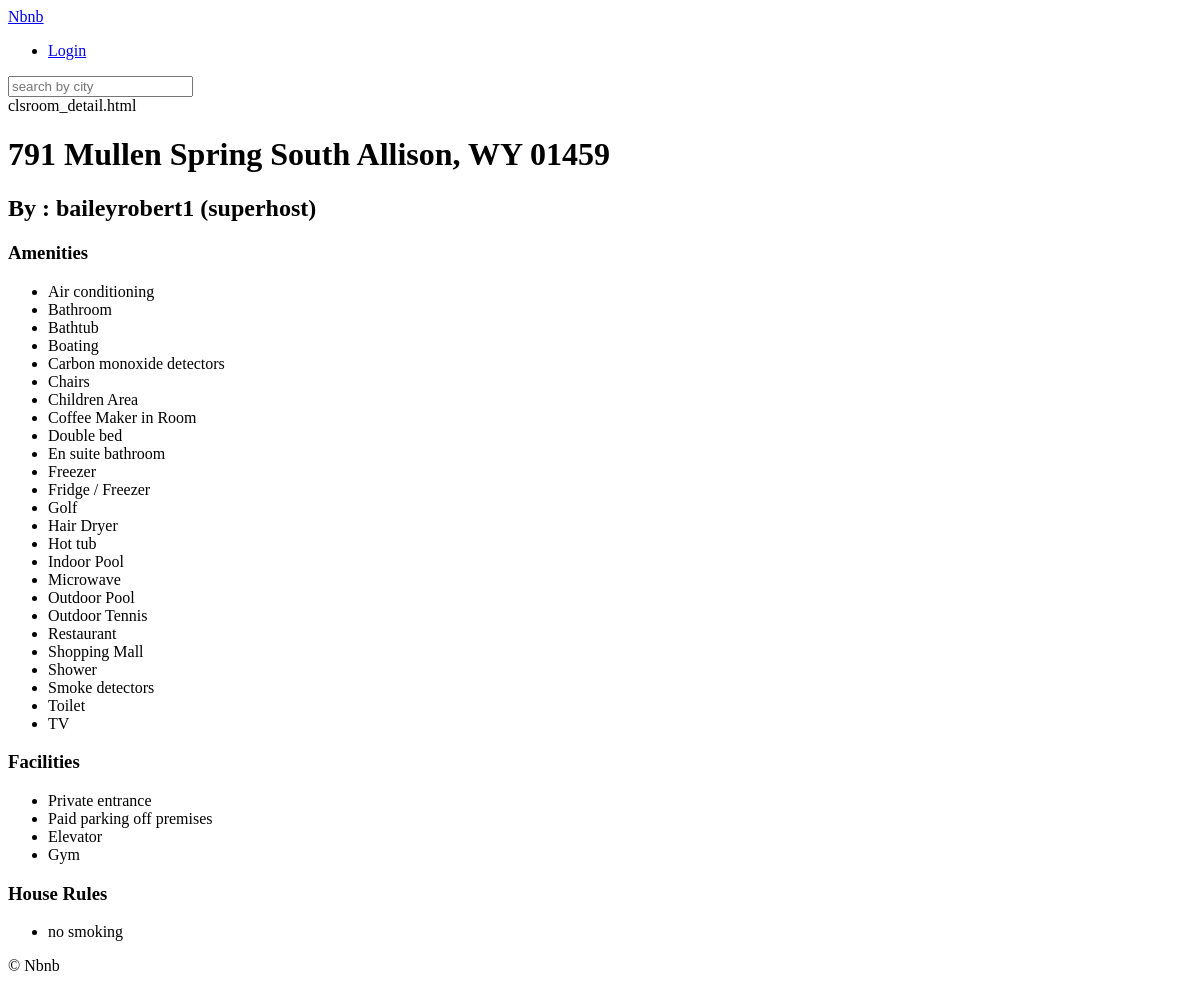
The page /rooms/273 on the database as committed earlier.
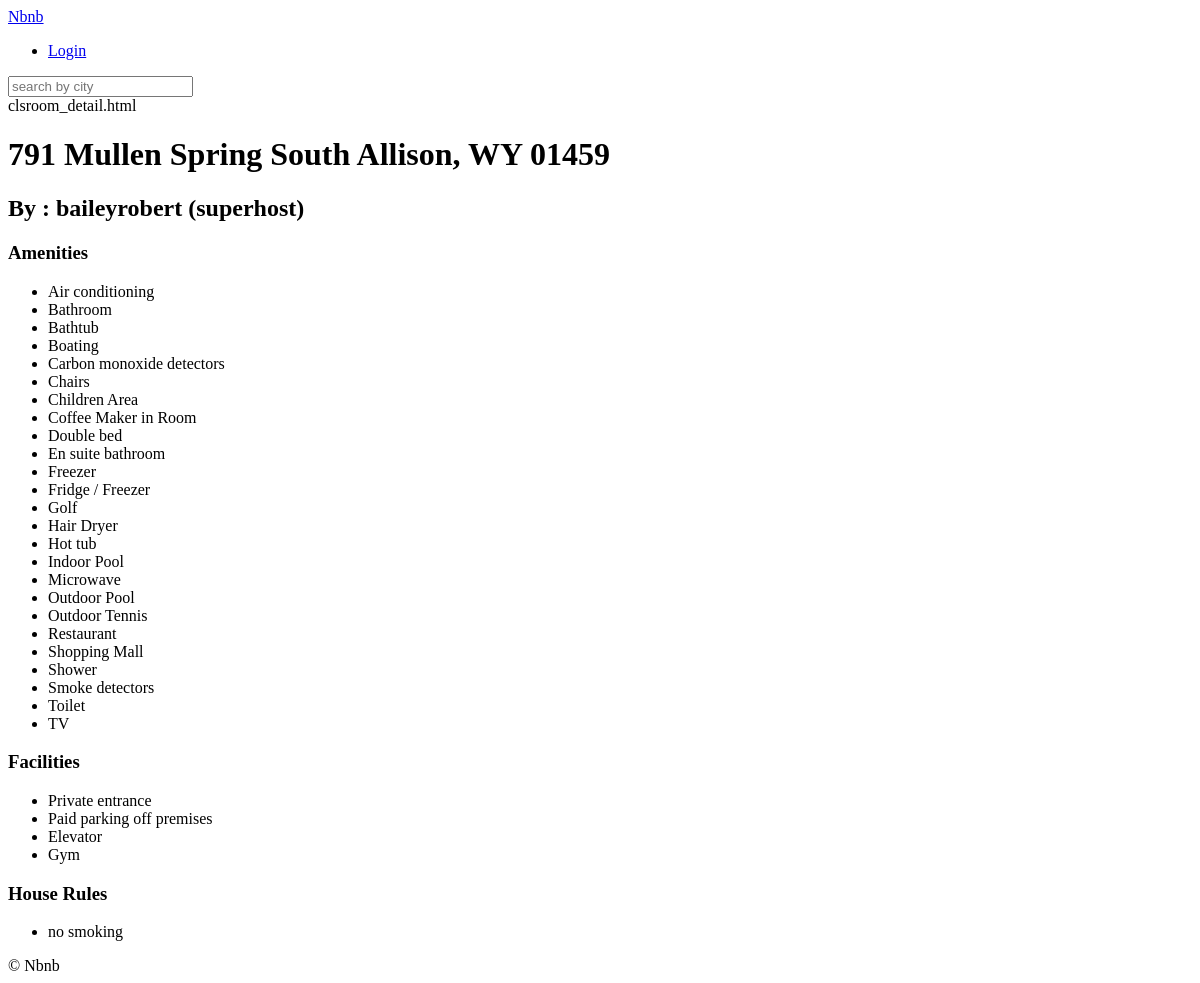
The same page on the database as committed later.
### appRooms/models.py (models this page shows, shortened)
class clsRoom(core_models.TimeStampedModel):
    varName = models.CharField(null=True, blank=True, max_length=140)
    varDescription = models.TextField(null=True, blank=True)
    varCountry = CountryField(null=True, blank=True)
    varCity = models.CharField(max_length=80, null=True, blank=True)
    varPrice = models.IntegerField(default=0)
    varAddress = models.CharField(max_length=140, null=True, blank=True)
    varGuests = models.IntegerField(default=0)
    varBeds = models.IntegerField(default=0)
    varBedrooms = models.IntegerField(default=0)
    varBaths = models.IntegerField(default=0)
    varCheck_in = models.TimeField(null=True)
    varCheck_out = models.TimeField(null=True)
    varInstant_book = models.BooleanField(default=False)
    varHost = models.ForeignKey(
        "appUsers.clsUser", related_name="relRooms", null=True, on_delete=models.CASCADE
    )
    varRoom_type = models.ForeignKey(
        "clsRoomType",
        related_name="relRooms",
        on_delete=models.SET_NULL,
        null=True,
        blank=True,
    )
    varAmenities = models.ManyToManyField(
        "clsAmenity", related_name="relRooms", blank=True
    )
    varFacilities = models.ManyToManyField(
        "clsFacility", related_name="relRooms", blank=True
    )
    varHouse_rules = models.ManyToManyField(
        "clsHouseRule", related_name="relRooms", blank=True
    )
    def save(self, *args, **kwargs):
        self.varCity = str.capitalize(self.varCity)
        super().save(*args, **kwargs)  # call the real save() method
    """
    #   저장하려는 데이타 값들을 확인하고 저장할 수 있다
    def save_model(self, request, obj, form, change):
        print(obj, form, change)

        #   원래 호출하려던 장고 내장함수를 호출해서 save 를 진행한다
        super().save(*args, **kwargs)
    """

### appUsers/models.py (models this page shows)
class clsUser(AbstractUser):
    GENDER_MALE = "male"
    GENDER_FEMALE = "female"
    GENDER_OTHER = "other"
    GENDER_CHOICES = (
        (GENDER_MALE, "male"),
        (GENDER_FEMALE, "female"),
        (GENDER_OTHER, "other"),
    )
    LANGUAGE_KOREAN = "kor"
    LANGUAGE_ENGLISH = "eng"
    LANGUAGE_OTHER = "other"
    LANGUAGE_CHOICES = (
        (LANGUAGE_KOREAN, "korean"),
        (LANGUAGE_ENGLISH, "english"),
        (LANGUAGE_OTHER, "other"),
    )
    CURRENCY_USD = "usd"
    CURRENCY_KRW = "krw"
    CURRENCY_OTHER = "other"
    CURRENCY_CHOICES = (
        (CURRENCY_USD, "dollar"),
        (CURRENCY_KRW, "won"),
        (CURRENCY_OTHER, "other"),
    )
    varGender = models.CharField(
        choices=GENDER_CHOICES,
        default=GENDER_MALE,
        max_length=10,
        null=True,
        blank=True,
    )
    varLanguage = models.CharField(
        choices=LANGUAGE_CHOICES,
        default=LANGUAGE_KOREAN,
        max_length=10,
        null=True,
        blank=True,
    )
    varCurrency = models.CharField(
        choices=CURRENCY_CHOICES,
        default=CURRENCY_KRW,
        max_length=10,
        null=True,
        blank=True,
    )
    varAvatar = models.ImageField(null=True, blank=True, upload_to="avatars")
    varBio = models.TextField(default="", blank=True)
    varBirthdate = models.DateTimeField(null=True, blank=True)
    varSuperhost = models.BooleanField(default=False)

### appRooms/views.py (the view)
# urls.py: path("<int:pk>", views.clsHomeDetail.as_view(), name="detail"),  #   함수기반
class clsHomeDetail(DetailView):
    model = models.clsRoom

### appRooms/models.py (called while the page is built)
    def __str__(self):
        return self.varName

### templates/appRooms/clsroom_detail.html (shortened to what this page needs)
{% extends "base.html" %}
{% block content %}
    clsroom_detail.html<br/>
    <div>
        <h1>{{object.varName}}</h1>
    </div>
    <div>
        <h2>By : {{object.varHost.username}}
        {% if object.varHost.varSuperhost %}
            (superhost)
        {% endif %}
        </h2>
        <h3>Amenities</h3>
        <ul>
            {% for a in object.varAmenities.all %}
                <li>{{a}}</li>
            {% endfor %}
        </ul>
        <h3>Facilities</h3>
        <ul>
            {% for a in object.varFacilities.all %}
                <li>{{a}}</li>
            {% endfor %}
        </ul>
        <h3>House Rules</h3>
        <ul>
            {% for a in object.varHouse_rules.all  %}
                <li>{{a}}</li>
            {% endfor %}
        </ul>
    </div>
{% endblock content %}

Rows that differ between the two databases and show on the page:
changed through a linked row, clsRoom "791 Mullen Spring South Allison, WY 01459": varHost.username "baileyrobert1" → "baileyrobert"
